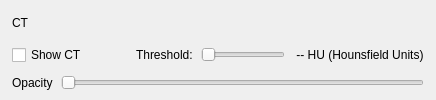
                                        <widget class="QFrame" name="card3DCT">
                                         <property name="frameShape">
                                          <enum>QFrame::Shape::NoFrame</enum>
                                         </property>
                                         <layout class="QVBoxLayout" name="card3DCTLayout">
                                          <property name="spacing">
                                           <number>8</number>
                                          </property>
                                          <property name="leftMargin">
                                           <number>12</number>
                                          </property>
                                          <property name="topMargin">
                                           <number>10</number>
                                          </property>
                                          <property name="rightMargin">
                                           <number>12</number>
                                          </property>
                                          <property name="bottomMargin">
                                           <number>10</number>
                                          </property>
                                          <item>
                                           <widget class="QLabel" name="lbl3DCTCard">
                                            <property name="text">
                                             <string>CT</string>
                                            </property>
                                           </widget>
                                          </item>
                                          <item>
                                           <layout class="QHBoxLayout" name="horizontalLayout_66">
                                            <property name="spacing">
                                             <number>8</number>
                                            </property>
                                            <item>
                                             <widget class="QCheckBox" name="chk_3d_showCT">
                                              <property name="text">
                                               <string>Show CT</string>
                                              </property>
                                             </widget>
                                            </item>
                                            <item>
                                             <spacer name="horizontalSpacer_12">
                                              <property name="orientation">
                                               <enum>Qt::Orientation::Horizontal</enum>
                                              </property>
                                              <property name="sizeHint" stdset="0">
                                               <size>
                                                <width>40</width>
                                                <height>20</height>
                                               </size>
                                              </property>
                                             </spacer>
                                            </item>
                                            <item>
                                             <widget class="QLabel" name="label_39">
                                              <property name="text">
                                               <string>Threshold:</string>
                                              </property>
                                             </widget>
                                            </item>
                                            <item>
                                             <widget class="QSlider" name="sld_3d_ctTreshold">
                                              <property name="orientation">
                                               <enum>Qt::Orientation::Horizontal</enum>
                                              </property>
                                             </widget>
                                            </item>
                                            <item>
                                             <widget class="QLabel" name="lbl_3d_ctThrInfo">
                                              <property name="text">
                                               <string> -- HU (Hounsfield Units)</string>
                                              </property>
                                             </widget>
                                            </item>
                                           </layout>
                                          </item>
                                          <item>
                                           <layout class="QHBoxLayout" name="horizontalLayout_67">
                                            <property name="spacing">
                                             <number>8</number>
                                            </property>
                                            <item>
                                             <widget class="QLabel" name="label_38">
                                              <property name="text">
                                               <string>Opacity</string>
                                              </property>
                                             </widget>
                                            </item>
                                            <item>
                                             <widget class="QSlider" name="sld_3d_ctOpacity">
                                              <property name="orientation">
                                               <enum>Qt::Orientation::Horizontal</enum>
                                              </property>
                                             </widget>
                                            </item>
                                           </layout>
                                          </item>
                                         </layout>
                                        </widget>
